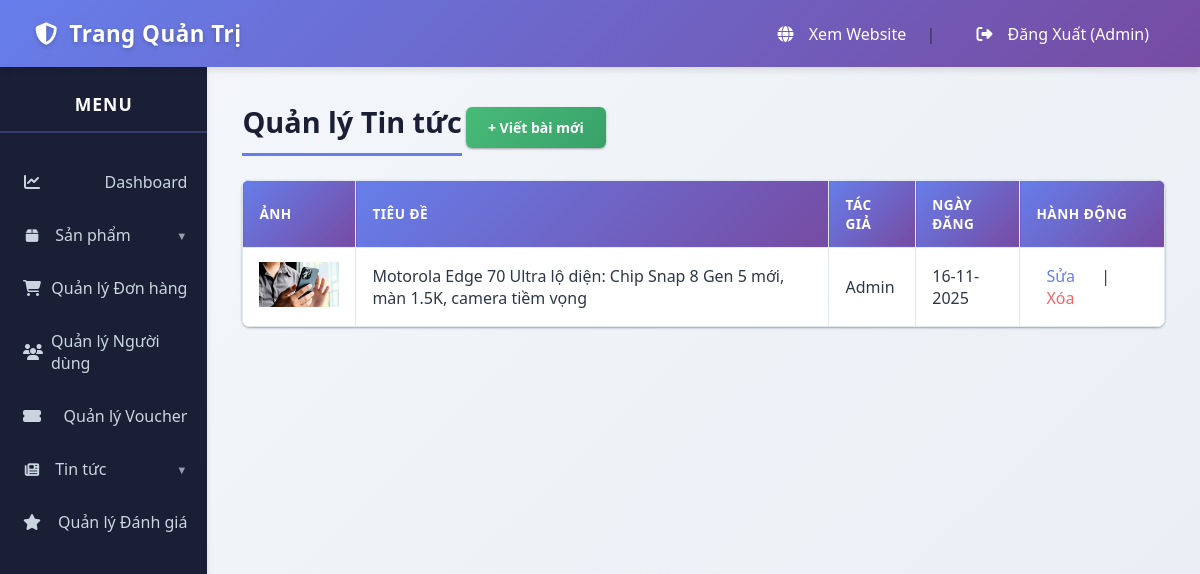
The page /public/admin/posts (signed in) on the database its author committed.
### tables this page shows
CREATE TABLE `posts` (
  `id` int(11) NOT NULL,
  `user_id` int(11) NOT NULL,
  `category_id` int(11) DEFAULT NULL,
  `title` varchar(255) NOT NULL,
  `content` text NOT NULL,
  `image` varchar(255) DEFAULT NULL,
  `slug` varchar(255) NOT NULL,
  `views` int(11) DEFAULT 0,
  `created_at` timestamp NOT NULL DEFAULT current_timestamp()
);

CREATE TABLE `users` (
  `id` int(11) NOT NULL,
  `full_name` varchar(100) NOT NULL,
  `email` varchar(100) NOT NULL,
  `password` varchar(255) NOT NULL,
  `phone` varchar(20) DEFAULT NULL,
  `address` text DEFAULT NULL,
  `is_admin` tinyint(1) NOT NULL DEFAULT 0,
  `created_at` timestamp NOT NULL DEFAULT current_timestamp(),
  `reset_token` varchar(255) DEFAULT NULL,
  `reset_token_expiry` datetime DEFAULT NULL
);

### app/core/App.php (called while the page is built, shortened)
<?php
class App
{
    protected $method = 'index';
    public function __construct()
    {
        $url = $this->parseUrl();
        if (isset($url[0]) && file_exists('../app/Controllers/' . ucfirst($url[0]) . 'Controller.php')) {
            unset($url[0]);
        }
        $this->controller = new $this->controller;
        if (isset($url[1])) {
            if (method_exists($this->controller, $url[1])) {
                $this->method = $url[1];
                unset($url[1]);
            }
        }
        $this->params = $url ? array_values($url) : [];
        call_user_func_array([$this->controller, $this->method], $this->params);
    }
    public function parseUrl()
    {
        if (isset($_GET['url'])) {
            $url = rtrim($_GET['url'], '/');
            $url = filter_var($url, FILTER_SANITIZE_URL);
            $url = explode('/', $url);
            return $url;
        }
        return [];
    }
}

### public/index.php (called while the page is built, shortened)
<?php
$app = new App();

### app/core/Database.php (called while the page is built, shortened)
<?php
class Database
{
    private $host = DB_HOST;
    private $user = DB_USER;
    private $pass = DB_PASS;
    private $dbname = DB_NAME;
    public $dbh;
    private $stmt;
    public function __construct()
    {
        $dsn = 'mysql:host=' . $this->host . ';dbname=' . $this->dbname;
        $options = [
            PDO::ATTR_PERSISTENT => true,
            PDO::ATTR_ERRMODE => PDO::ERRMODE_EXCEPTION,
            PDO::ATTR_DEFAULT_FETCH_MODE => PDO::FETCH_ASSOC,
            PDO::MYSQL_ATTR_INIT_COMMAND => 'SET NAMES utf8'
        ];
        try {
            $this->dbh = new PDO($dsn, $this->user, $this->pass, $options);
        } catch (PDOException $e) {
            $this->error = $e->getMessage();
            echo $this->error;
        }
    }
    public function query($sql)
    {
        $this->stmt = $this->dbh->prepare($sql);
    }
    public function execute()
    {
        return $this->stmt->execute();
    }
    public function resultSet()
    {
        $this->execute();
        return $this->stmt->fetchAll();
    }
}

### app/Models/PostModel.php (called while the page is built, shortened)
<?php
class PostModel
{
    private $db;
    public function __construct()
    {
        $this->db = new Database;
    }
    public function getAllPosts()
    {
        $this->db->query('SELECT posts.*, users.full_name as author_name, post_categories.name as category_name
                         FROM posts
                         JOIN users ON posts.user_id = users.id
                         LEFT JOIN post_categories ON posts.category_id = post_categories.id
                         ORDER BY posts.created_at DESC');
        return $this->db->resultSet();
    }
}

### app/core/Controller.php (called while the page is built, shortened)
<?php
class Controller
{
    public function model($model)
    {
        if (file_exists('../app/Models/' . $model . '.php')) {
            return new $model();
        }
        return null;
    }
}

### app/Views/admin/posts/index.php (the view)
<h2><?php echo $data['title']; ?></h2>
<a href="<?php echo URLROOT; ?>/admin/addPost" class="btn btn-success">+ Viết bài mới</a>
<table>
    <thead>
        <tr>
            <th>Ảnh</th>
            <th>Tiêu đề</th>
            <th>Tác giả</th>
            <th>Ngày đăng</th>
            <th>Hành động</th>
        </tr>
    </thead>
    <tbody>
        <?php foreach ($data['posts'] as $post) : ?>
            <tr>
                <td><img src="<?php echo URLROOT . '/uploads/' . htmlspecialchars($post['image']); ?>" alt="" style="width: 80px;"></td>
                <td><?php echo htmlspecialchars($post['title']); ?></td>
                <td><?php echo htmlspecialchars($post['author_name']); ?></td>
                <td><?php echo date('d-m-Y', strtotime($post['created_at'])); ?></td>
                <td class="action-links">
                    <a href="<?php echo URLROOT; ?>/admin/editPost/<?php echo $post['id']; ?>">Sửa</a> |
                    <a href="<?php echo URLROOT; ?>/admin/deletePost/<?php echo $post['id']; ?>" class="delete" onclick="return confirm('Bạn có chắc muốn xóa?');">Xóa</a>
                </td>
            </tr>
        <?php endforeach; ?>
    </tbody>
</table>

### app/Views/layouts/admin_header.php (style rules this page uses)
:root { --primary-color: #667eea; --primary-dark: #5568d3; --secondary-color: #1a1f36; --secondary-light: #2d3748; --danger-color: #f56565; --success-color: #48bb78; --warning-color: #f6ad55; --light-color: #f7fafc; --dark-color: #2d3748; --white-color: #ffffff; --border-color: #e2e8f0; --shadow-sm: 0 1px 3px rgba(0, 0, 0, 0.12), 0 1px 2px rgba(0, 0, 0, 0.24); --shadow-md: 0 4px 6px rgba(0, 0, 0, 0.1); --shadow-lg: 0 10px 25px rgba(0, 0, 0, 0.15); }
* { box-sizing: border-box; }
body { font-family: 'Segoe UI', Tahoma, Geneva, Verdana, sans-serif; margin: 0; background: linear-gradient(135deg, #f5f7fa 0%, #e8eef5 100%); color: var(--dark-color); min-height: 100vh; }
.admin-content h2 { margin-top: 0; color: var(--secondary-color); border-bottom: 3px solid var(--primary-color); padding-bottom: 12px; font-size: 1.8em; font-weight: 600; display: inline-block; }
table { width: 100%; border-collapse: collapse; background: var(--white-color); box-shadow: var(--shadow-sm); border-radius: 8px; overflow: hidden; }
th, td { padding: 14px 16px; border: 1px solid var(--border-color); text-align: left; vertical-align: middle; }
th { background: linear-gradient(135deg, #667eea 0%, #764ba2 100%); color: var(--white-color); font-weight: 600; text-transform: uppercase; font-size: 0.85em; letter-spacing: 0.5px; }
.btn { display: inline-block; padding: 11px 22px; font-size: 14px; font-weight: 600; text-align: center; text-decoration: none; color: var(--white-color); border: none; border-radius: 6px; cursor: pointer; transition: all 0.3s ease; margin-bottom: 20px; box-shadow: var(--shadow-sm); }
.btn-success { background: linear-gradient(135deg, #48bb78 0%, #38a169 100%); }
.action-links a { color: var(--primary-color); text-decoration: none; margin-right: 12px; font-weight: 500; padding: 6px 10px; border-radius: 4px; transition: all 0.2s ease; }
.action-links a.delete { color: var(--danger-color); }

### rows shown on the page
posts: image (picture), title "Motorola Edge 70 Ultra lộ diện: Chip Snap 8 Gen 5 mới, màn 1.5K, camera tiềm vọng", user.full_name "Admin", created_at "16-11-2025"

### other values the page prints
$_SESSION['user_name'] "Admin"
$data['title'] "Quản lý Tin tức"
